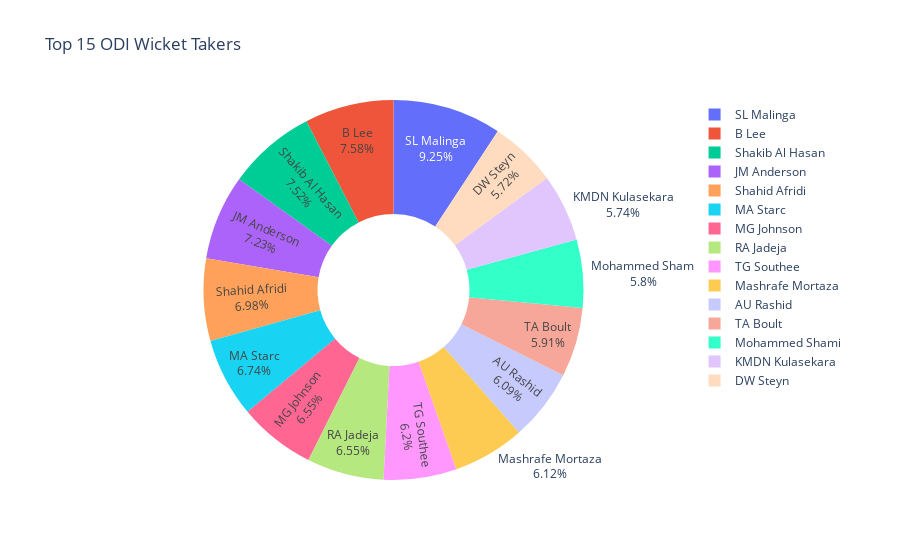

Source (notebook cell):
### Code cell
import plotly.express as px
 
query3 = """
SELECT bowler, COUNT(*) AS wickets
FROM deliveries d JOIN matches m USING(match_id)
WHERE m.match_type='ODI' AND wicket_kind IS NOT NULL
GROUP BY bowler
ORDER BY wickets DESC
LIMIT 15;
"""
df = pd.read_sql(query3, engine)
 
fig = px.pie(
    df,
    names="bowler", 
    values="wickets", 
    title="Top 15 ODI Wicket Takers",
    hole=0.4  # use 0 for normal pie, 0.4 for donut style
)
fig.update_traces(textinfo="percent+label")  # show % and name
fig.show()

### Figure 1 — Plotly figure (JSON) as saved in the notebook; plotly's stock layout.template omitted (floating-point values rounded to 4 significant figures)
{"data": [{"domain": {"x": [0, 1], "y": [0, 1]}, "hole": 0.4, "hovertemplate": "bowler=%{label}<br>wickets=%{value}<extra></extra>", "labels": ["SL Malinga", "B Lee", "Shakib Al Hasan", "JM Anderson", "Shahid Afridi", "MA Starc", "MG Johnson", "RA Jadeja", "TG Southee", "Mashrafe Mortaza", "AU Rashid", "TA Boult", "Mohammed Shami", "KMDN Kulasekara", "DW Steyn"], "legendgroup": "", "name": "", "showlegend": true, "textinfo": "percent+label", "type": "pie", "values": [343, 281, 279, 268, 259, 250, 243, 243, 230, 227, 226, 219, 215, 213, 212]}], "layout": {"autosize": true, "legend": {"tracegroupgap": 0}, "title": {"text": "Top 15 ODI Wicket Takers"}}}
